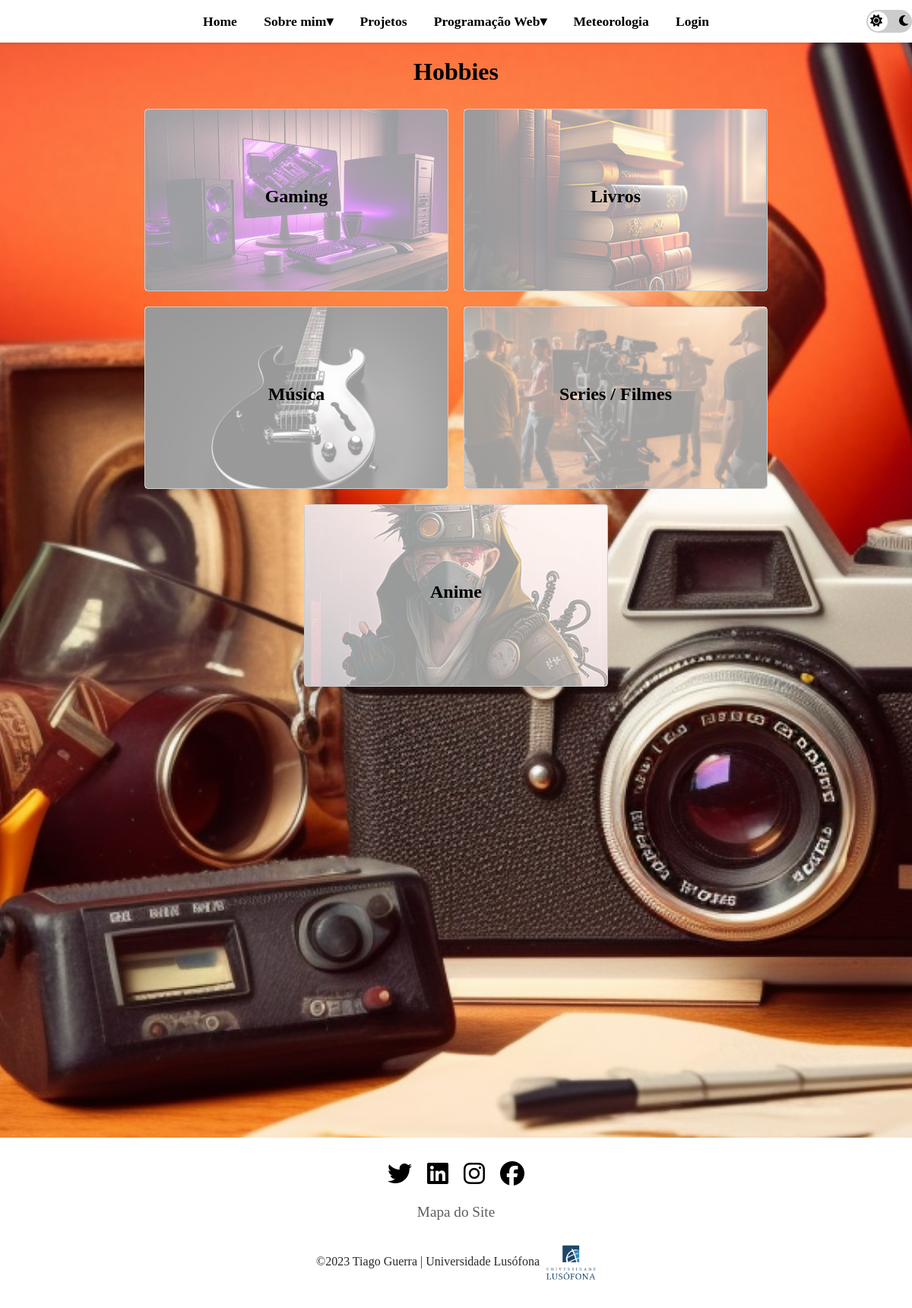
/hobbies, run on an earlier commit of the app's database.
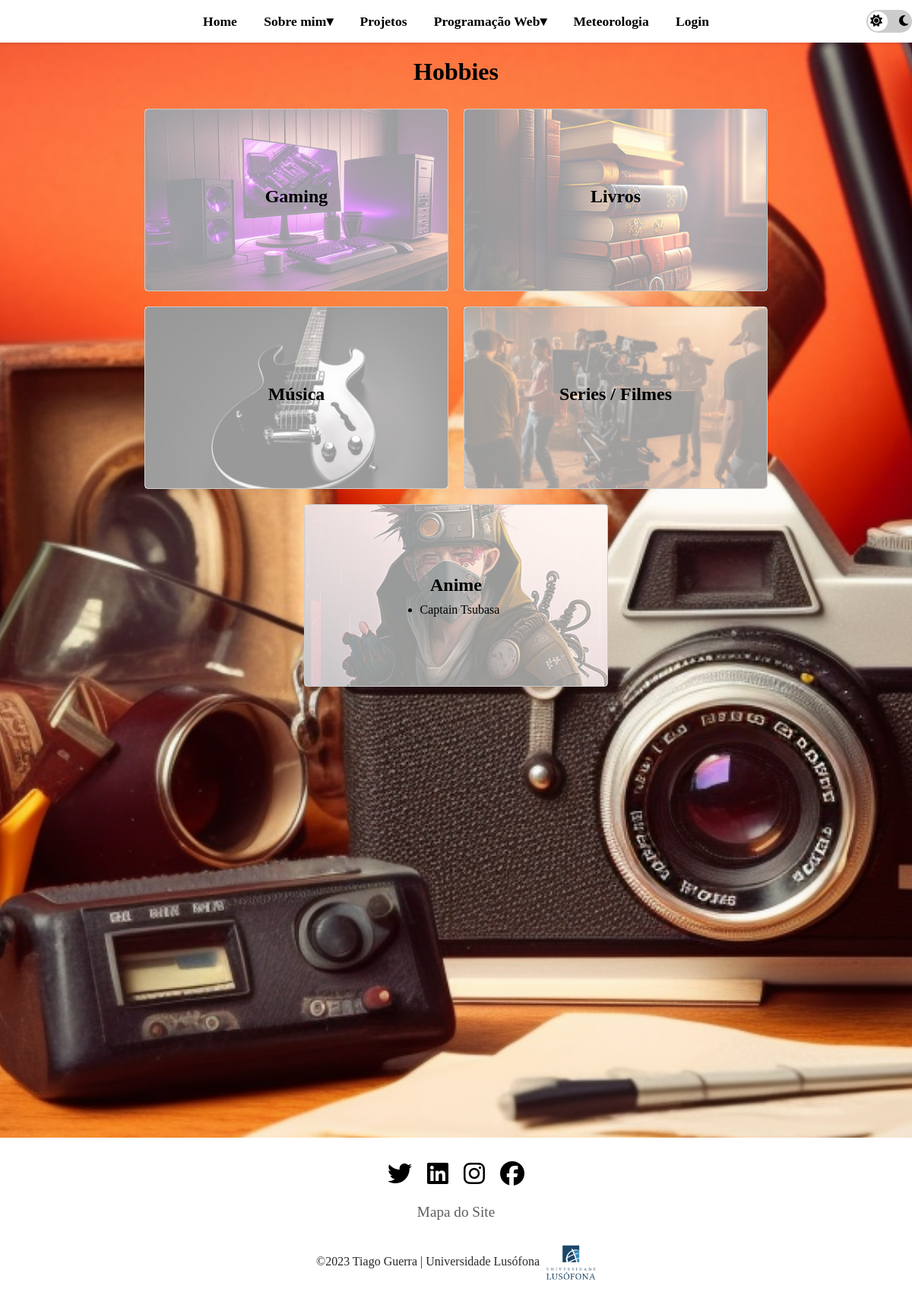
And on a later commit of the database.
### portfolio/models.py (models this page shows, shortened)
class Hobby(models.Model):
    TIPO_HOBBY = (
        ('GAMING', 'GAMING'),
        ('LIVROS', 'LIVROS'),
        ('AUDIO', 'AUDIO'),
        ('TV', 'TV'),
        ('ANIME', 'ANIME')
    )
    categoria = models.CharField(max_length=15, choices=TIPO_HOBBY, default='ANIME')
    descricao = models.CharField(max_length=100)

### portfolio/views.py (the view)
# urls.py: path('hobbies', views.hobbies_page_view, name='hobbies'),
def hobbies_page_view(request):
    listaGaming = Hobby.objects.all().filter(categoria='GAMING')
    listaLivros = Hobby.objects.all().filter(categoria='LIVROS')
    listaMusicas = Hobby.objects.all().filter(categoria='AUDIO')
    listaTV = Hobby.objects.all().filter(categoria='TV')
    listaAnimes = Hobby.objects.all().filter(categoria='ANIME')
    context = {
        'listaGaming': listaGaming,
        'listaLivros': listaLivros,
        'listaMusicas': listaMusicas,
        'listaTV': listaTV,
        'listaAnimes': listaAnimes
    }
    return render(request, 'portfolio/hobbies.html', context)

### portfolio/templates/portfolio/hobbies.html (shortened to what this page needs)
{% extends 'portfolio/layout.html' %}
{% load static %}
{% block head %}
<link rel="stylesheet" href="{% static 'css/hobbies.css' %}">
{% endblock %}
{% block main %}
      <h1>Hobbies</h1>
      <div class="container">
        {% load static %}
        <div class="section" style="background-image: url({% static 'images/gaming_setup.png' %});">
          <h2>Gaming</h2>
        </div>
        <div class="section" style="background-image: url({% static 'images/bookshelf.png' %});">
          <h2>Livros</h2>
        </div>
        <div class="section" style="background-image: url({% static 'images/musica.png' %});">
          <h2>Música</h2>
        </div>
        <div class="section" style="background-image: url({% static 'images/movies.png' %});">
          <h2>Series / Filmes</h2>
        </div>
        <div class="section" style="background-image: url({% static 'images/anime.png' %});">
          <h2>Anime</h2>
          <ul>
            {% for anime in listaAnimes %}
              <li>{{ anime.descricao }}</li>
              {% endfor %}
          </ul>
        </div>
      </div>
{% endblock %}

What changed in the data, as far as the page shows it:
added Hobby: descricao "Captain Tsubasa"
